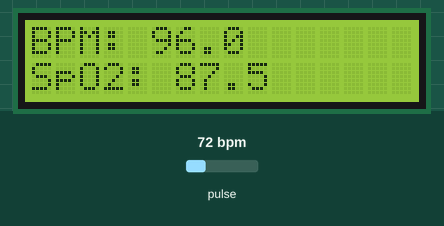
Recording of a sketch running on a simulated Arduino Uno, built with avr-gcc and run on an emulated ATmega328P. On the bench: 16×2 character LCD. The test bench sets the inputs (shaded band); at power-on: pulse 72 bpm. What the sketch prints to the serial monitor is not drawn.

Above: at 3.2 s.
3.3 s: pulse set to 70 bpm
At 6.0 s:
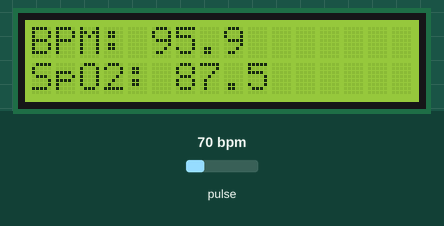
7.2 s: pulse set to 130 bpm
At 9.1 s:
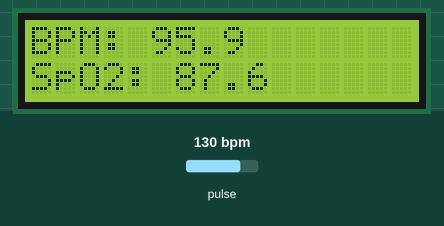
Timing chart, 0 to 10.6 s (numbered marks = the images above; inputs shaded):
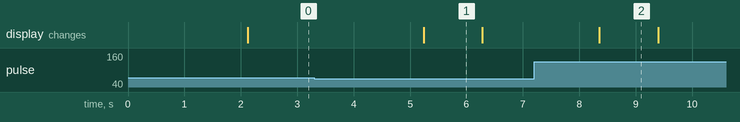

Measured:
- after the input at 3.3 s, the display: changes after 1.9 s (image 1)
- after the input at 7.2 s, the display: changes after 1.2 s (image 2)
- what the display in image 1 shows lasts 1.1 s, from 5.2 s to 6.3 s

The sketch:

Codigo_Arduino.ino
```cpp
#include <Wire.h>
#include "MAX30105.h"
#include <LiquidCrystal_I2C.h>

LiquidCrystal_I2C lcd(0x27, 16, 2);
MAX30105 particleSensor;

long irValue;
float BPM = 91.0;
float SPO2 = 0;
float BPM_anterior = 91.0;

void setup() {
    Serial.begin(9600);

    lcd.init();
    lcd.backlight();
    lcd.setCursor(0, 0);
    lcd.print("-  Pulse Ox");
    lcd.setCursor(0, 1);
    lcd.print("   MAX30102");
    delay(2000);

    if (!particleSensor.begin()) {
        Serial.println("Sensor não detectado!");
        lcd.clear();
        lcd.setCursor(0, 0);
        lcd.print("Sensor Error!");
        while (1);
    }

    particleSensor.setup();
    particleSensor.setPulseAmplitudeRed(0x3F);
    particleSensor.setPulseAmplitudeIR(0x7F);
}

void loop() {
    irValue = particleSensor.getIR();

    if (irValue < 50000) {
        lcd.clear();
        lcd.setCursor(0, 0);
        lcd.print("Coloque o dedo");
        delay(1000);
        return;
    }

    BPM = calculateBPM();
    if (BPM < 60.0) BPM = 60.0;
    if (BPM > 103.0) BPM = 103.0;
    BPM_anterior = BPM;

    SPO2 = calculateSpO2();

    lcd.clear();
    lcd.setCursor(0, 0);
    lcd.print("BPM: ");
    lcd.print(BPM, 1);

    lcd.setCursor(0, 1);
    lcd.print("SpO2: ");
    lcd.print(SPO2, 1);

    Serial.print("BPM: ");
    Serial.print(BPM, 1);
    Serial.print(", SpO2: ");
    Serial.println(SPO2, 1);

    delay(1000);
}

float calculateBPM() {
    long redValue = particleSensor.getRed();
    float ratio = (float)redValue / irValue;
    float bpm_calculado = 60 + (ratio * 40);
    return bpm_calculado;
}

float calculateSpO2() {
    long redValue = particleSensor.getRed();
    float ratio = (float)redValue / irValue;
    float SpO2 = 110 - 25 * ratio;

    if (SpO2 > 100) SpO2 = 100;
    if (SpO2 < 0) SpO2 = 0;

    return SpO2;
}
```
